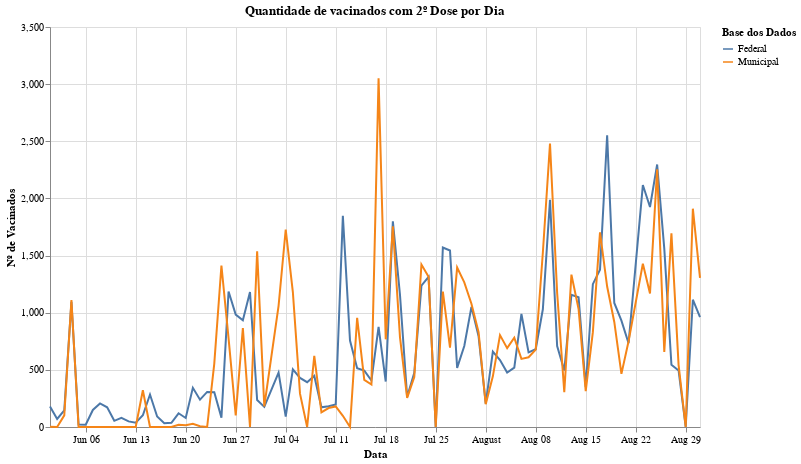

The notebook cell this image was saved under:
### Markdown cell above
### Aplicações da 2º Dose por Dia

### Code cell
criar_mark_line(vacinados2DosePorDia, 'Quantidade de vacinados com 2º Dose por Dia', False)

### Figure 1 — Vega-Lite specification as saved in the notebook (floating-point values rounded to 4 significant figures; data arrays with more than 128 entries replaced by an {"elided": "..."} marker saying what was removed)
{"config": {"view": {"continuousWidth": 400, "continuousHeight": 300}}, "data": {"name": "data-237755d6108ea28785bb0cf876db5ff9"}, "mark": {"type": "line", "point": false}, "encoding": {"color": {"type": "nominal", "field": "fonte_dados", "title": "Base dos Dados"}, "x": {"type": "temporal", "field": "data", "title": "Data"}, "y": {"type": "quantitative", "field": "aplic_por_dia", "title": "Nº de Vacinados"}}, "height": 400, "title": "Quantidade de vacinados com 2º Dose por Dia", "width": 650, "$schema": "https://vega.github.io/schema/vega-lite/v4.8.1.json", "datasets": {"data-237755d6108ea28785bb0cf876db5ff9": {"elided": "180 records"}}}
